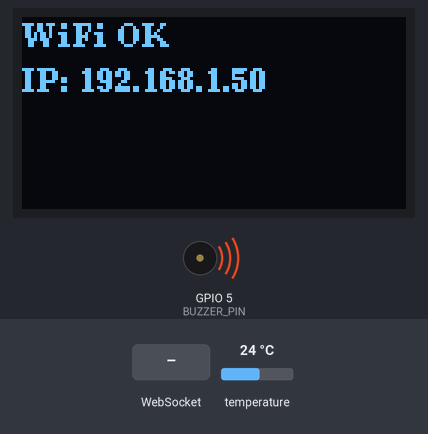
The sketch below on a simulated ESP32. On the bench: 128×64 one-colour display, buzzer (waves = sounding, pin HIGH). Inputs (shaded band) come from the test bench; at power-on: temperature 24 °C. WiFi joins after 1.5 s; servers stay silent unless stated; what the sketch prints to the serial monitor is not drawn.

Above: at 3.7 s.
3.8 s: WebSocket text "1" received
Timing chart, 0 to 6.8 s (numbered marks = the images above; inputs shaded):
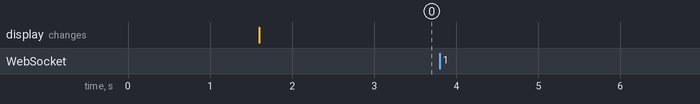

The sketch:

esp32_firmware.ino
```cpp
#include <WiFi.h>
#include <ESPAsyncWebServer.h> // https://github.com/me-no-dev/ESPAsyncWebServer
#include <OneWire.h>
#include <DallasTemperature.h>
#include <U8g2lib.h>
#include <ArduinoJson.h>

// --- Configuration ---
const char* ssid = "GIGA";
const char* password = "47474747";

// Hardware Pins
#define ONE_WIRE_BUS 4
#define BUZZER_PIN 5

// --- Global Objects ---
// Display: SSH1106 I2C 128x64. Address usually 0x3C or 0x3D.
// U8G2_SH1106_128X64_NONAME_F_HW_I2C(rotation, [reset [, clock, data]])
U8G2_SH1106_128X64_NONAME_F_HW_I2C u8g2(U8G2_R0, U8X8_PIN_NONE);

// Sensors
OneWire oneWire(ONE_WIRE_BUS);
DallasTemperature sensors(&oneWire);

// Networking
AsyncWebServer server(80);
AsyncWebSocket ws("/ws");

// State
unsigned long lastUpdate = 0;
const unsigned long UPDATE_INTERVAL = 2000; // 2 seconds
int deviceCount = 0;
float temps[4] = {0.0}; // Support up to 4 sensors, though requirement says 3
bool alarmTriggered = false;

// --- WebSocket Event Handler ---
void onEvent(AsyncWebSocket *server, AsyncWebSocketClient *client, AwsEventType type, void *arg, uint8_t *data, size_t len) {
  if (type == WS_EVT_CONNECT) {
    Serial.printf("WebSocket client #%u connected from %s\n", client->id(), client->remoteIP().toString().c_str());
  } else if (type == WS_EVT_DISCONNECT) {
    Serial.printf("WebSocket client #%u disconnected\n", client->id());
  }
}

// --- Setup ---
void setup() {
  Serial.begin(115200);

  // Pin Modes
  pinMode(BUZZER_PIN, OUTPUT);
  digitalWrite(BUZZER_PIN, HIGH); // Assume Active LOW, so HIGH is OFF

  // Initialize Sensors
  sensors.begin();
  deviceCount = sensors.getDeviceCount();
  Serial.printf("Found %d devices\n", deviceCount);
  if (deviceCount > 4) deviceCount = 4; // Cap at 4 for this array

  // Initialize Display
  u8g2.begin();
  u8g2.clearBuffer();
  u8g2.setFont(u8g2_font_ncenB08_tr);
  u8g2.drawStr(0, 10, "Connecting WiFi...");
  u8g2.sendBuffer();

  // WiFi
  WiFi.begin(ssid, password);
  while (WiFi.status() != WL_CONNECTED) {
    delay(500);
    Serial.print(".");
  }
  Serial.println("\nWiFi Connected");
  Serial.println(WiFi.localIP());

  u8g2.clearBuffer();
  u8g2.drawStr(0, 10, "WiFi OK");
  u8g2.setCursor(0, 25);
  u8g2.print("IP: ");
  u8g2.print(WiFi.localIP());
  u8g2.sendBuffer();
  delay(1000);

  // WebSocket
  ws.onEvent(onEvent);
  server.addHandler(&ws);
  server.begin();
}

// --- Main Loop ---
void loop() {


  unsigned long now = millis();

  if (now - lastUpdate > 2000) {
    lastUpdate = now;
    sensors.requestTemperatures();
    float t1 = sensors.getTempCByIndex(0);

    // Create the JSON string
    StaticJsonDocument<200> doc;
    doc["t1"] = (t1 == DEVICE_DISCONNECTED_C) ? -127.0 : t1;
    doc["t2"] = 0.0;
    doc["t3"] = 0.0;
    doc["alarm"] = (t1 > 100);

    String jsonString;
    serializeJson(doc, jsonString);

    // SAFER BROADCAST: Only send if there are clients connected
    if (ws.count() > 0) {
      ws.textAll(jsonString);
      Serial.println("Sent to Dashboard: " + jsonString);
    } else {
      Serial.println("Waiting for Dashboard to connect... ( " + jsonString + " )");
    }
  }

  // Very important: cleanupClients must run frequently
  ws.cleanupClients();

  // Give the background WiFi tasks some time to breathe
  delay(1);

}
```

Measured:
- after the input at 3.8 s, every drawn part: stays the same
